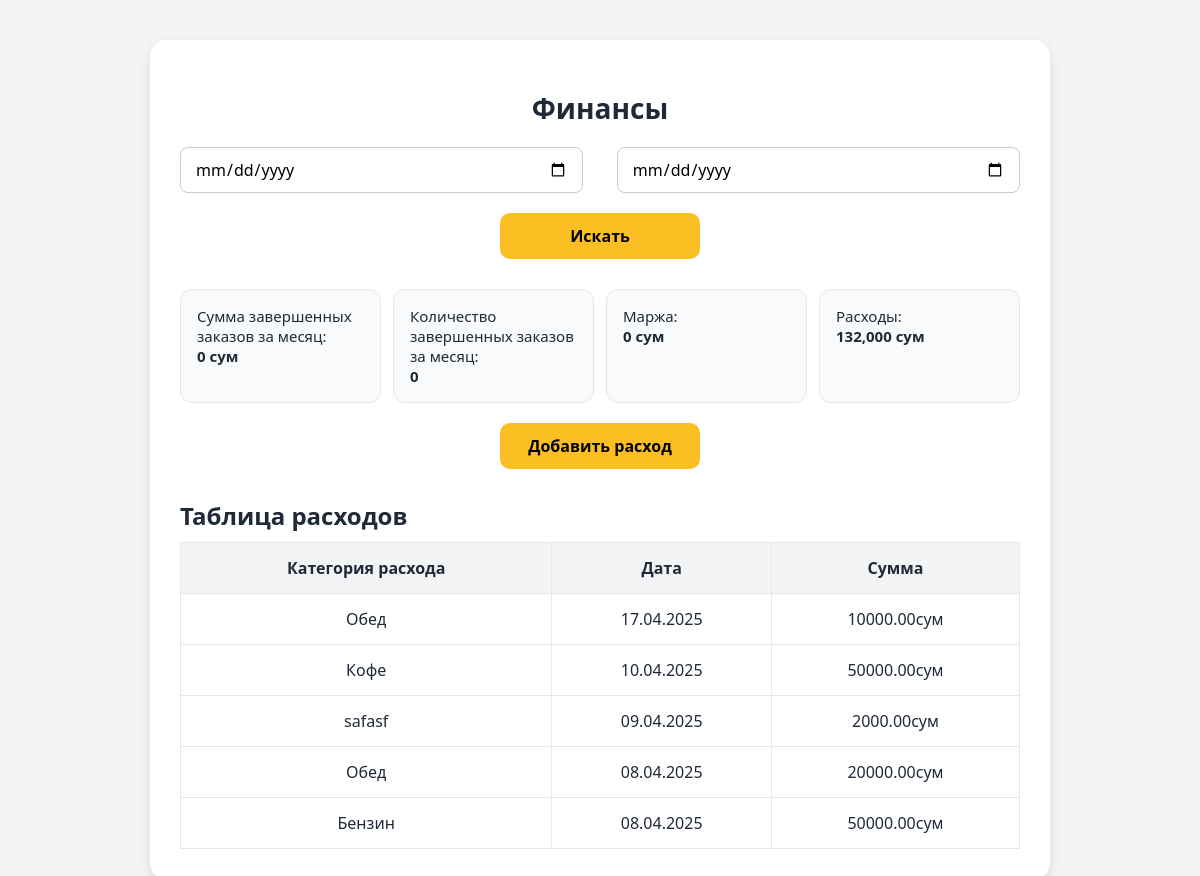
The page /money/ (signed in) on the database as committed earlier.
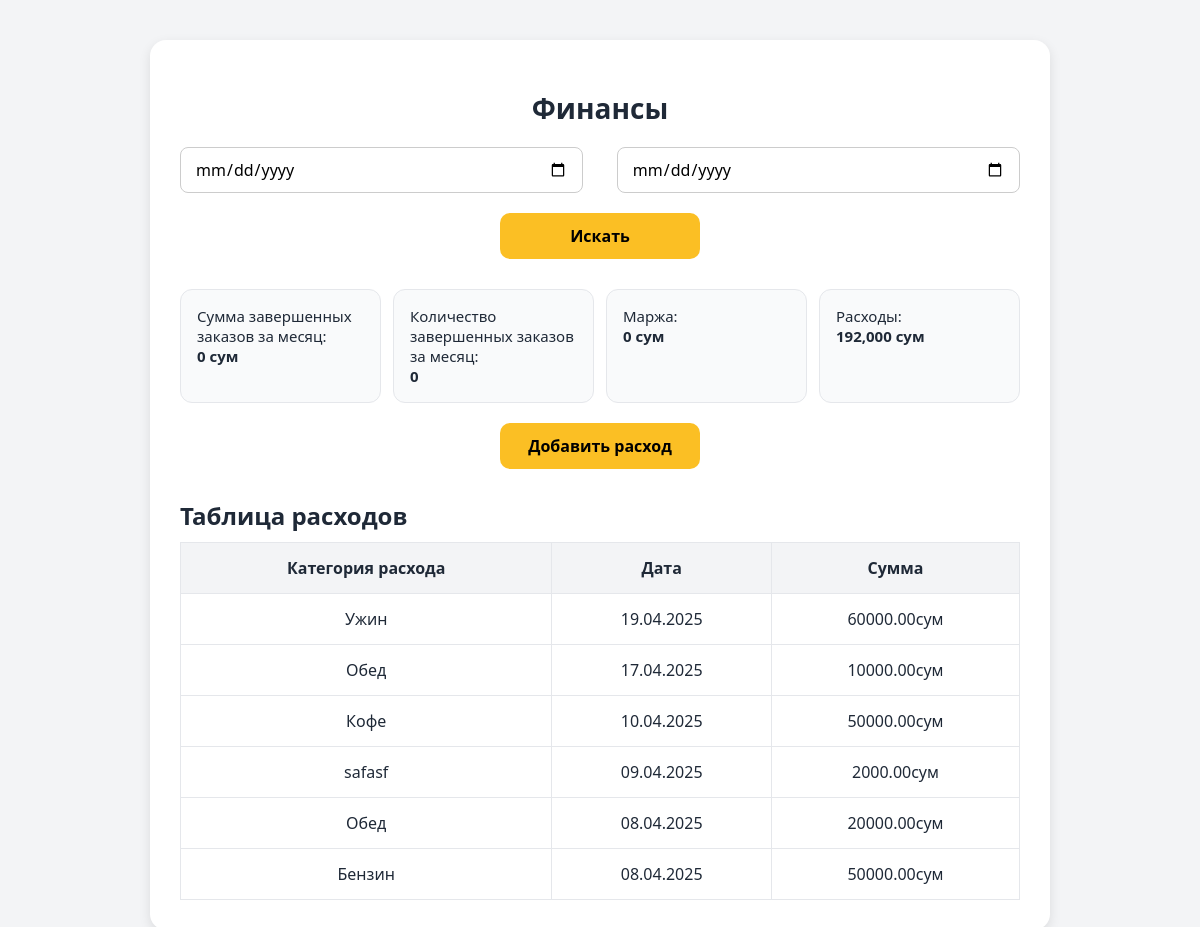
The same page on the database as committed later.
### backend/models.py (models this page shows, shortened)
class Finance(models.Model):
    name=models.CharField(max_length=60)
    sum=models.DecimalField(max_digits=10, decimal_places=2,default=0)
    created_at=models.DateField(auto_now_add=True)

### backend/views.py (the view)
# urls.py: path('money/',views.Money.as_view(),name='money'),
class Money(LoginRequiredMixin,TemplateView):
   template_name = 'money.html'
   login_url = reverse_lazy('login')
   def get_context_data(self, *, object_list=None, **kwargs):
      context = super().get_context_data(**kwargs)
      first = self.request.GET.get('first')
      second=self.request.GET.get('second')
      today = now()
      query=Finance.objects.filter(
          created_at__year=today.year,
          created_at__month=today.month
      ).order_by('-id')
      order = Orders.objects.filter(stage="finished", complete_order__year=today.year,
                                    complete_order__month=today.month)
      if first and second:
         query = query.filter(created_at__range=(first, second))
         order=order.filter(complete_order__range=(first,second))
      marja=Consumables.objects.filter(order__in=order).aggregate(total_sum=Sum(F('price')*F('quantity')))['total_sum'] or 0
      total_sum=order.aggregate(total_sum=Sum('order_sum'))['total_sum'] or 0
      cost=query.aggregate(total_sum=Sum('sum'))['total_sum'] or 0
      context['marja']=total_sum - marja
      context['money'] = query
      context['count']=order.count()
      context['total_sum']=total_sum
      context['cost']=cost+marja
      return context

### backend/templates/money.html (shortened to what this page needs)
{% load humanize %}
<!DOCTYPE html>
<html lang="ru">
<head>
</head>
<body>
  <div class="container">
    <h1>Финансы</h1>
    <form action="" method="GET">
    <div class="dates">
      <input type="date" name="first">
      <input type="date"  name="second">
    </div>
      <button class="add-button" > Искать </button>
      </form>
    <div class="stats">
      <div class="stat">Сумма завершенных заказов за месяц: <br><strong>{{ total_sum|intcomma }}
 сум</strong></div>
      <div class="stat">Количество завершенных заказов за месяц: <br><strong>{{count}}</strong></div>
      <div class="stat">Маржа: <br><strong>{{marja|intcomma}} сум</strong></div>
      <div class="stat">Расходы: <br><strong>{{cost|intcomma}} сум</strong></div>
    </div>
    <button class="add-button" onclick="window.location.href='{% url 'create_money' %}'">Добавить расход</button>
    <h2 style="margin-bottom: 10px;">Таблица расходов</h2>
    <table>
      <thead>
        <tr>
          <th>Категория расхода</th>
          <th>Дата</th>
          <th>Сумма</th>
        </tr>
      </thead>
      <tbody>
      {% for item in money %}
        <tr>
          <td>{{item.name}}</td>
          <td>{{item.created_at|date:"d.m.Y"}}</td>
          <td>{{item.sum}}сум</td>
        </tr>
      {% endfor %}
      </tbody>
    </table>
  </div>
</body>
</html>

Rows that differ between the two databases and show on the page:
added Finance: name "Ужин", created_at "19.04.2025", sum "60000.00"
Other text that changed with them:
{{ cost|intcomma }}: "132,000" → "192,000"
